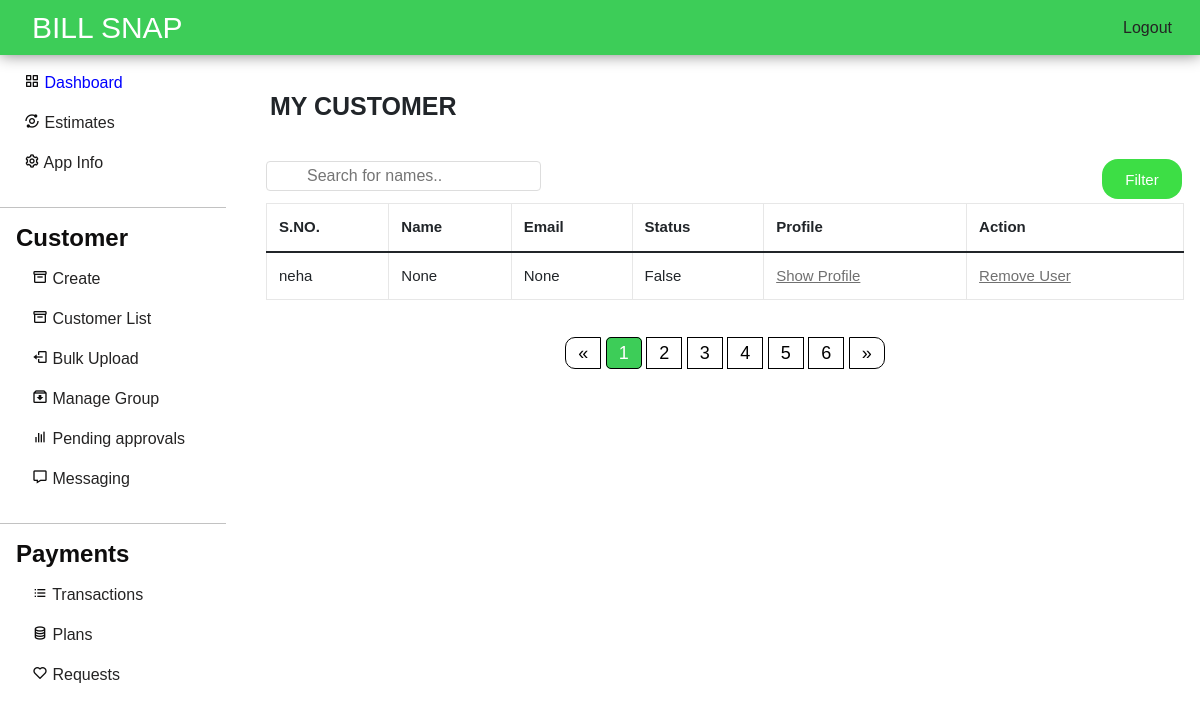
Before: /apps/instagram/customerlist/ (signed in) with the older database file.
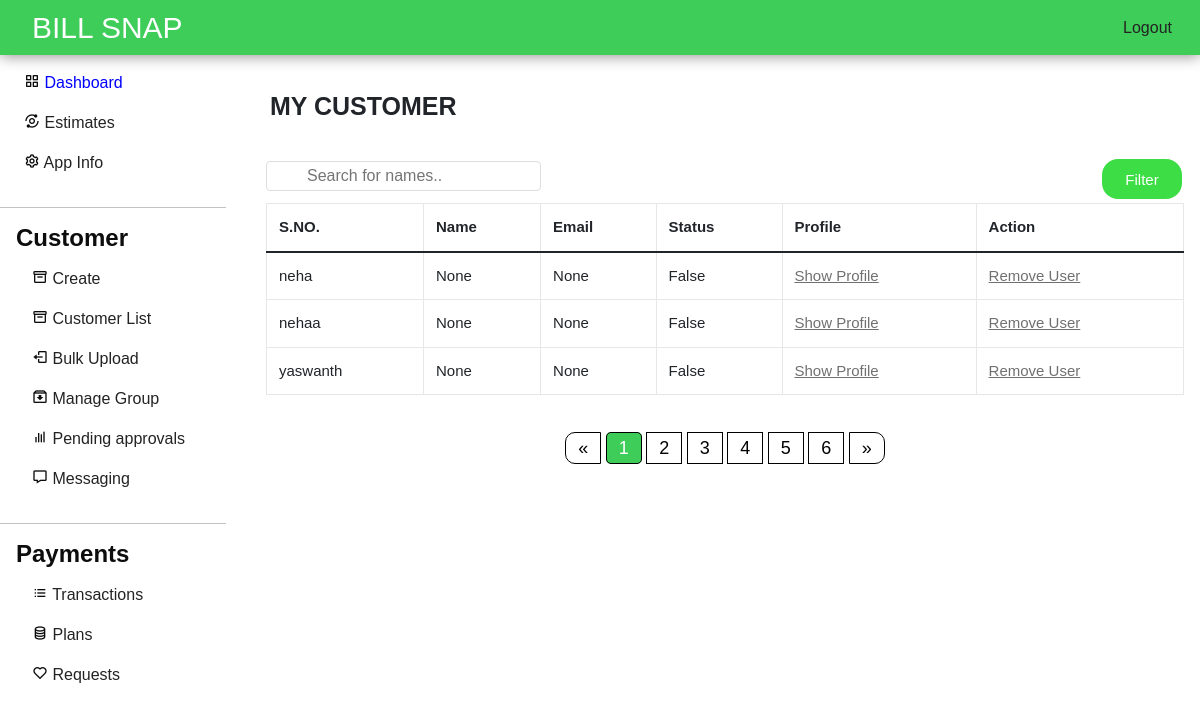
After: the same page with the newer database file.
### accounts/models.py (models this page shows, shortened)
class Profile(models.Model):
    user = models.OneToOneField(User, on_delete=models.CASCADE, related_name='profile')
    apps=models.ManyToManyField(applists,related_name='apps')
    status = models.CharField(choices=status_choices, max_length=20, default='c')
    full_name = models.CharField(max_length=100, blank=True, null=True)
    utility_name = models.CharField(max_length=200, null=True, blank=True)
    utility_short_name= models.CharField(max_length=50, null=True, blank=True)
    utility_state= models.CharField(max_length=50, null=True, blank=True)
    utility_district= models.CharField(max_length=50, null=True, blank=True)
    utility_country= models.CharField(max_length=50, null=True, blank=True)
    utility_postalcode= models.CharField(max_length=20, null=True, blank=True)
    utility_address=models.TextField(max_length=200, null=True, blank=True)
    contact_person= models.CharField(max_length=200, null=True, blank=True)
    contact_email = models.EmailField(max_length=50, null=True, blank=True)
    contact_phnum = models.CharField(max_length=15, null=True, blank=True)
    contact_mobile= models.CharField(max_length=15, null=True, blank=True)
    contact_designation= models.CharField(max_length=100, null=True, blank=True)
    contact_landline= models.CharField(max_length=20, null=True, blank=True)
    emergency_person=models.CharField(max_length=200, null=True, blank=True)
    emergency_altperson=models.CharField(max_length=200, null=True, blank=True)
    emergency_mobile=models.CharField(max_length=200, null=True, blank=True)
    emergency_altmobile=models.CharField(max_length=200, null=True, blank=True)
    emergency_officeaddress=models.TextField(max_length=200,null=True,blank=True)
    emergency_altofficeaddress=models.TextField(max_length=200,null=True,blank=True)
    info_created_at = models.DateTimeField(auto_now_add=True)
    info_updated_at = models.DateTimeField(auto_now=True)
    se_coins= models.IntegerField(null=True, default=999, blank=True)
    slug = models.SlugField(max_length=200, editable=False, null=True, blank=True)
    admin=models.BooleanField(default=False)
    plans = models.ManyToManyField(Plan)
    plan_active = models.BooleanField(default=False)
    paid = models.BooleanField(default=False)

### dashboard/views.py (the view)
# urls.py: path('customerlist/',views.customerlist,name='customerlist'),
@login_required
def customerlist(request,slug):
    app=applists.objects.get(slug=slug)
    details = Profile.objects.filter(apps=app)
    return render(request, 'customerlist.html', {'details':details, 'slug':slug})

### templates/customerlist.html (shortened to what this page needs)
{% load static %}
<!DOCTYPE html>
<html lang="en">
<head>
  <link href="https://cdn.jsdelivr.net/npm/bootstrap@5.1.3/dist/css/bootstrap.min.css" rel="stylesheet"
 />
  <link href='https://unpkg.com/boxicons@2.0.7/css/boxicons.min.css' rel='stylesheet'>
  <link rel="stylesheet" href="https://cdnjs.cloudflare.com/ajax/libs/font-awesome/6.1.1/css/all.min.css" />
  <link rel="stylesheet" href="{% static 'assets/styles.css'%}">
</head>
<body>
  {% include "dashnav.html" %}
  <div class="main mx-auto">
    <div class="row">
      {% include "dashsidebar.html" %}
      <div class="col-md-7 flex-md-fill">
        <div class="col right" id="customer-list">
          <h2 class="ps-1 pt-3" id="pspt">MY CUSTOMER</h2><br>
          <button id="show" class="button button1">Filter</button>
          <input type="text" id="myInput" onkeyup="myFunction()" placeholder="Search for names.."
            title="Type in a name">
          <div class="table-responsive">
            <table class="table table-bordered" id='table_filter'>
              <thead>
                <tr>
                  <th>S.NO.</th>
                  <th>Name</th>
                  <th>Email</th>
                  <th>Status</th>
                  <th>Profile</th>
                  <th>Action</th>
                </tr>
              </thead>
              <tbody>
                {% for i in details %}
                <tr>
                  <td>{{ i.user}}</td>
                  <td>{{ i.full_name}}</td>
                  <td>{{ i.contact_email}}</td>
                  <td>{{ i.paid}}</td>
                  <td>
                    <a class='w3-button w3-small w3-round w3-green'
                      href="{% url 'accounts:show-profile' i.user slug %}">Show Profile</a>
                  </td>
                  <td>
                    <a class='w3-button w3-small w3-round w3-red' href="{% url 'remove-customer' slug i.user %}">Remove
                      User</a>
                  </td>
                </tr>
                {%endfor%}
              </tbody>
            </table>
          </div>
          <br>
          <div class="demo1">
            <div class="demo">
              <a href="#">&laquo;</a>
              <a href="#" class="active">1</a>
              <a href="#">2</a>
              <a href="#">3</a>
              <a href="#">4</a>
              <a href="#">5</a>
              <a href="#">6</a>
              <a href="#">&raquo;</a>
            </div>
          </div>
        </div>
      </div>
    </div>
  </div>
</body>
</html>

Changed rows visible on the page:
added Profile: user "nehaa", full_name "None", contact_email "None", paid "False"
now on this page (row edited): Profile: user "yaswanth", full_name "None", contact_email "None", paid "False"
